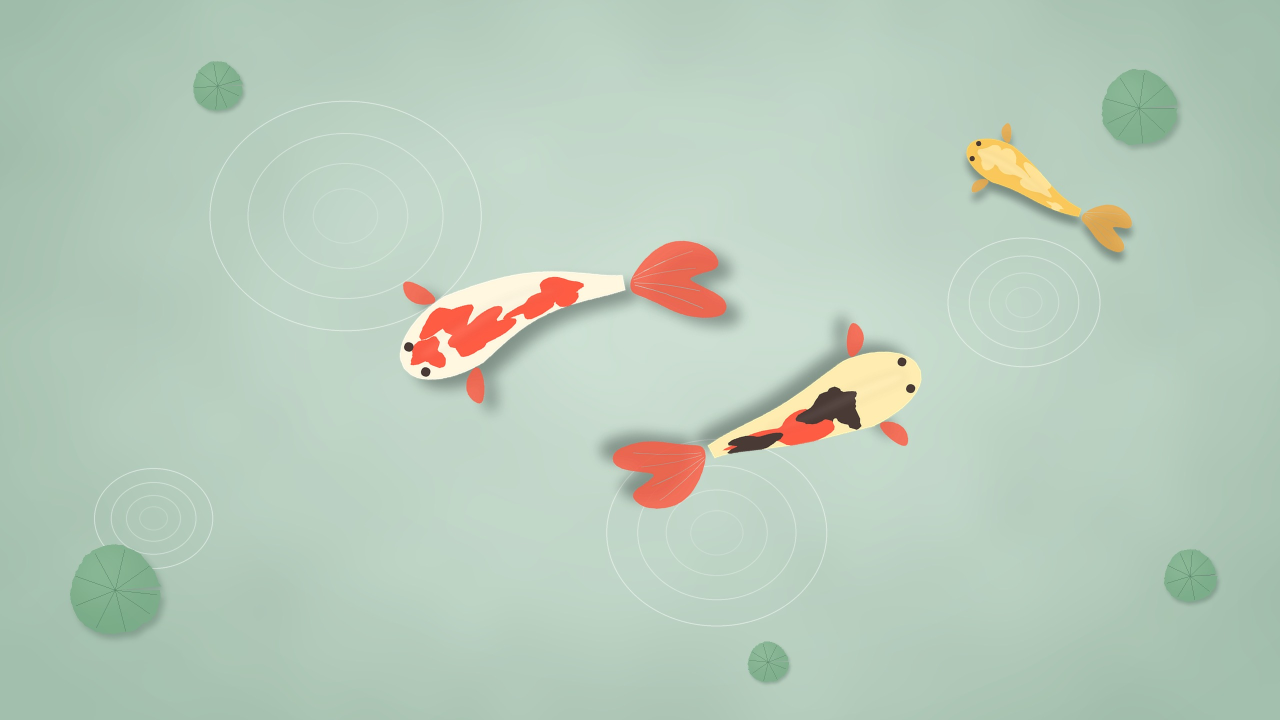
#> input picture v2/fondos/OweeKoi-Estanque/contents/images/2560x1440.jpg, 2560 x 1440 px, found by its file name (shown at 1/2 size)
$ python generar_temas_globales.py
#> lines starting #> are read from the running program, lines starting #| are printed output that depends on the picture
#!/usr/bin/env python3
"""Genera los temas globales de OweeKoi 2 (Plasma look-and-feel): OweeKoi Oscuro y OweeKoi Claro.

Al elegir uno en Configuracion del sistema > Temas globales se aplica TODO de una vez:
colores, iconos, estilo de Plasma, decorado de ventanas, punteros, pantalla de inicio, protector
del bloqueo, fondo de pantalla y animaciones. (El diseno de los paneles no se toca: es tuyo.)

Salida: v2/plasma/look-and-feel/org.owee.koi.{oscuro,claro}  (+ org.owee.koi, la pantalla de
inicio, que se copia sin cambios de la v1).
"""
import json
import shutil
from pathlib import Path

from PIL import Image

RAIZ = Path(__file__).resolve().parent.parent
L = RAIZ / "plasma" / "look-and-feel"
V1_SPLASH = RAIZ.parent / "tema" / "plasma" / "look-and-feel" / "org.owee.koi"

VARIANTES = {
    "oscuro": dict(esquema="OweeKoiDark", deco="Dark", nombre="Oscuro", estilo="tinta",
                   fondo="contents/images_dark"),
    "claro": dict(esquema="OweeKoiLight", deco="Light", nombre="Claro", estilo="papel",
                  fondo="contents/images"),
}

DEFAULTS = """[kcminputrc][Mouse]
cursorTheme=OweeKoi-Punteros

[kdeglobals][General]
ColorScheme={esquema}

[kdeglobals][Icons]
Theme=OweeKoi

[kdeglobals][KDE]
AnimationDurationFactor=1.2
widgetStyle=Breeze

[kscreenlockerrc][Greeter]
WallpaperPlugin=org.owee.koi

[ksplashrc][KSplash]
Theme=org.owee.koi

[kwinrc][Plugins]
magiclampEnabled=true
squashEnabled=false

[kwinrc][org.kde.kdecoration2]
library=org.kde.kwin.aurorae
theme=__aurorae__svg__OweeKoi-Onda-{deco}

[plasmarc][Theme]
name=OweeKoi-Onda
"""

LAYOUT = """// OweeKoi: barra superior con el menu global y el reloj centrado. Sin dock.
// Plasma ejecuta esto al aplicar el tema; reconstruye siempre la misma disposicion.
var panel = new Panel;
panel.location = "top";
panel.height = 30;
panel.floating = true;
panel.hiding = "none";

var kickoff = panel.addWidget("org.kde.plasma.kickoff");
kickoff.currentConfigGroup = ["Shortcuts"];
kickoff.writeConfig("global", "Alt+F1");
panel.addWidget("org.kde.plasma.pager");
panel.addWidget("org.kde.plasma.appmenu");
panel.addWidget("org.kde.plasma.panelspacer");
panel.addWidget("org.kde.plasma.digitalclock");
panel.addWidget("org.kde.plasma.panelspacer");
panel.addWidget("org.kde.plasma.marginsseparator");
panel.addWidget("org.kde.plasma.systemtray");
panel.addWidget("org.kde.plasma.showdesktop");

// Fondo: el del usuario si esta instalado ahi, si no el del sistema
var fondo = userDataPath("data") + "/wallpapers/OweeKoi-Estanque";
if (!fileExists(fondo)) { fondo = "/usr/share/wallpapers/OweeKoi-Estanque"; }
var escritorios = desktopsForActivity(currentActivity());
for (var i = 0; i < escritorios.length; i++) {
    escritorios[i].wallpaperPlugin = "org.kde.image";
    escritorios[i].currentConfigGroup = ["Wallpaper", "org.kde.image", "General"];
    escritorios[i].writeConfig("Image", "file://" + fondo);
}
"""

if __name__ == "__main__":
    L.mkdir(parents=True, exist_ok=True)
    if (L / "org.owee.koi").exists():
        shutil.rmtree(L / "org.owee.koi")
    shutil.copytree(V1_SPLASH, L / "org.owee.koi")
    for clave, v in VARIANTES.items():
        d = L / f"org.owee.koi.{clave}"
        if d.exists():
            shutil.rmtree(d)
        (d / "contents" / "previews").mkdir(parents=True)
        meta = {"KPackageStructure": "Plasma/LookAndFeel", "KPlugin": {
            "Authors": [{"Name": "Owee"}],
            "Description": f"OweeKoi 2 en modo {v['estilo']}: colores, iconos, estilo de Plasma, ventanas con ondas, "
                           "punteros, fondo, protector, pantalla de inicio y animaciones",
            "Id": f"org.owee.koi.{clave}", "License": "GPL-3.0+", "Name": f"OweeKoi {v['nombre']}",
            "Version": "2.0"}}
        (d / "metadata.json").write_text(json.dumps(meta, indent=4, ensure_ascii=False) + "\n", encoding="utf-8")
        (d / "contents" / "defaults").write_text(DEFAULTS.format(**v), encoding="utf-8")
        (d / "contents" / "layouts").mkdir()
        (d / "contents" / "layouts" / "org.kde.plasma.desktop-layout.js").write_text(LAYOUT, encoding="utf-8")
        im = Image.open(RAIZ / "fondos" / "OweeKoi-Estanque" / v["fondo"] / "2560x1440.jpg").convert("RGB")
#> im is the input picture: PIL image 2560x1440 RGB; mean R, G, B 183.7, 203.1, 186.8
        im.resize((640, 360), Image.LANCZOS).save(d / "contents" / "previews" / "preview.png")
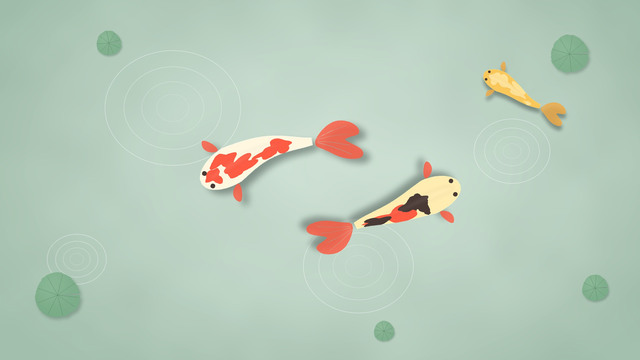
#> saved as preview.png: PIL image 640x360 RGB; mean R, G, B 183.7, 203.1, 186.8
    print("temas globales:", sorted(p.name for p in L.iterdir()))
